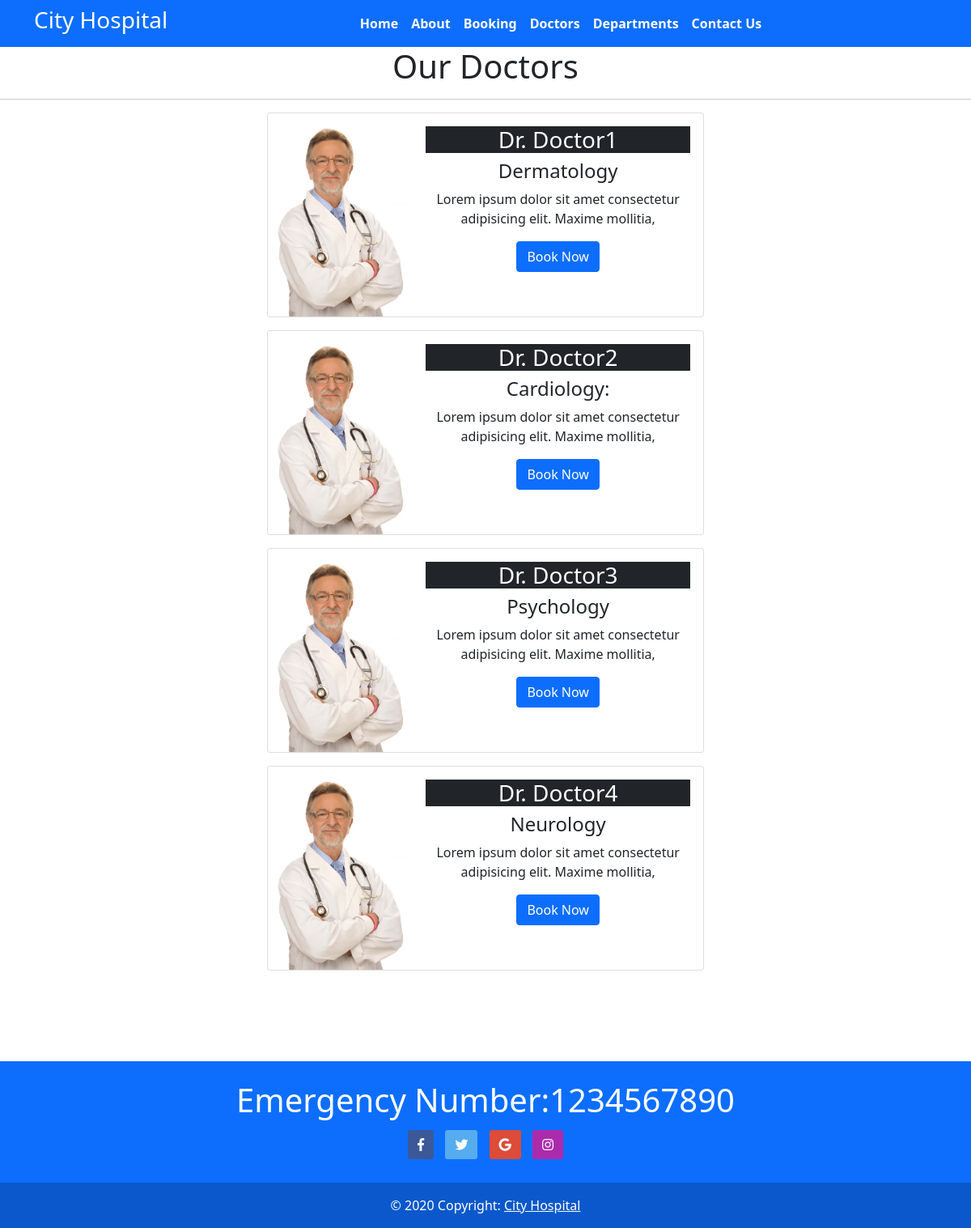
The app's page /doctors/ with its own data.
### home/models.py (models this page shows, shortened)
class Doctors(models.Model):
    name = models.CharField(max_length=250)
    spec = models.CharField(max_length=250)
    dep_name = models.ForeignKey(Departments, on_delete=models.CASCADE)
    image = models.ImageField(upload_to='doctors')

class Departments(models.Model):
    dep_name = models.CharField(max_length=250)
    dep_description = models.TextField()
    def __str__(self):
        return self.dep_name

### home/views.py (the view)
# urls.py: path('doctors/',views.doctors,name='doctors'),
def doctors(request):
    doc=Doctors.objects.all()
    return render(request, 'doctors.html',{'doctors':doc})

### templates/doctors.html (shortened to what this page needs)
{% extends 'base.html'%}
{% block content %}
<h1 class="text-center">Our Doctors</h1>
<hr>
{% for i in doctors %}
<div class="container text-center">
    <div class="card text-center mb-3" style="max-width: 540px; display: inline-block;">
        <div class="row g-0">
          <div class="col-md-4">
            <img src="{{i.image.url}}" class="img-fluid rounded-start" alt="...">
          </div>
          <div class="col-md-8">
            <div class="card-body">
              <h3 class="card-title text-white bg-dark text-center">Dr. {{i.name}}</h3>
              <h4 class="card-title">{{i.dep_name}}</h4>
              <p class="card-text">{{i.spec}}</p>
              <a href="{% url 'booking'%}"><button type="button" class="btn btn-primary">Book Now</button></a>
            </div>
          </div>
        </div>
      </div>
</div>
{% endfor %}
{% endblock %}

### records on screen
Doctors: image (picture), name "Doctor1", dep_name "Dermatology", spec "Lorem ipsum dolor sit amet consectetur adipisicing elit. Maxime mollitia,"
Doctors: image (picture), name "Doctor2", dep_name "Cardiology:", spec "Lorem ipsum dolor sit amet consectetur adipisicing elit. Maxime mollitia,"
Doctors: image (picture), name "Doctor3", dep_name "Psychology", spec "Lorem ipsum dolor sit amet consectetur adipisicing elit. Maxime mollitia,"
Doctors: image (picture), name "Doctor4", dep_name "Neurology", spec "Lorem ipsum dolor sit amet consectetur adipisicing elit. Maxime mollitia,"
